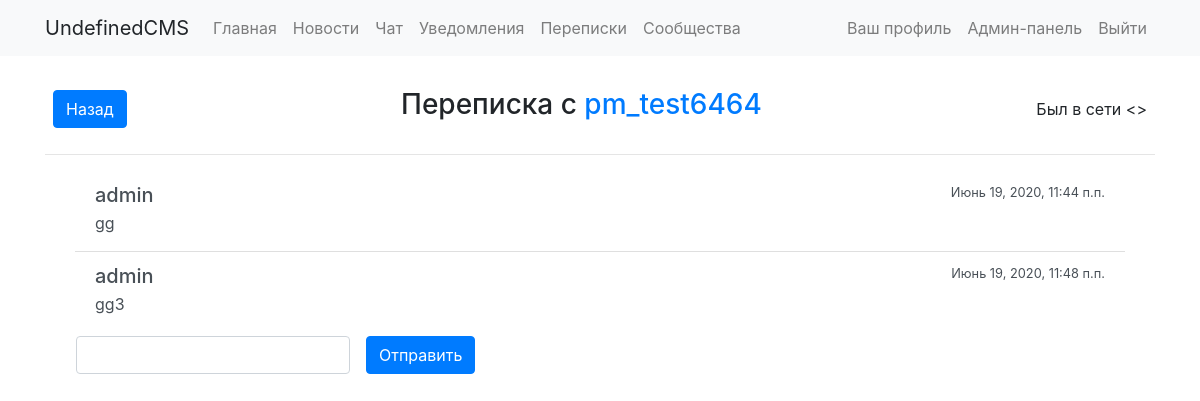
Page /conversations/user/24 (signed in) on the earlier database version.
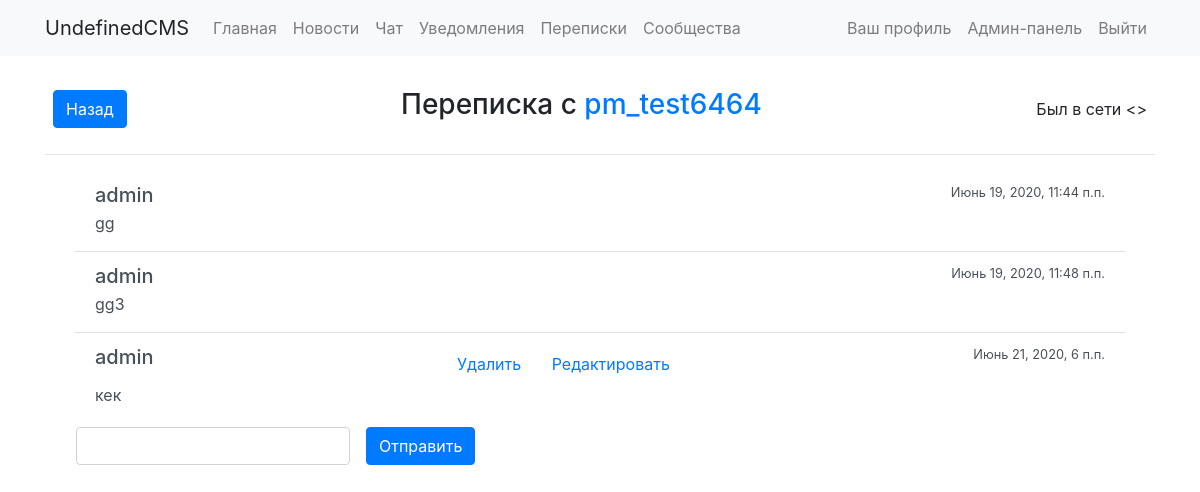
Same page on the later database version.
### personal_messages/models.py (models this page shows, shortened)
class ConversationMessage(models.Model):
    user = models.ForeignKey(User, on_delete=models.CASCADE)
    text = models.TextField()
    date_time = models.DateTimeField()
    def is_earlier_24(self):
        return self.date_time > (timezone.now() - datetime.timedelta(days=1))

### personal_messages/views.py (the view)
# urls.py: path('user/<int:user_id>', views.DialogPage.as_view(), name='conversation'),
class DialogPage(View):
    def get(self, request, user_id):
        context = dict()
        if request.user.is_authenticated:
            try:
                user_messaging_with = User.objects.get(pk=user_id)
                context['user_messaging_with'] = user_messaging_with
            except ObjectDoesNotExist:
                template = loader.get_template('personal_messages/user_not_found.html')
                return HttpResponse(template.render(context, request), status=404)
            if request.user.id == user_id:
                return HttpResponseRedirect('/conversations')
            current_conversation = None
            for conversation in request.user.conversationlist.conversations.all():
                if conversation.user1.id == user_messaging_with.id or conversation.user2.id == user_messaging_with.id:
                    current_conversation = conversation
            if current_conversation == None:
                context['messages'] = []
                context['conversation_id'] = 0
            else:
                if current_conversation.user1.id == request.user.id:
                    current_conversation.update_last_view_user1()
                else:
                    current_conversation.update_last_view_user2()
                context['messages'] = current_conversation.get_messages_sorted_by_date()
                context['conversation_id'] = current_conversation.pk
            context["is_viewer_blacklisted"] = False
            context["is_viewed_blacklisted"] = False
            if user_messaging_with.profile.blacklist.filter(pk=request.user.pk).exists():
                context["is_viewer_blacklisted"] = True
            elif request.user.profile.blacklist.filter(pk=user_messaging_with.pk).exists():
                context["is_viewed_blacklisted"] = True
            return render(request, 'personal_messages/base.html', context)
        else:
            return HttpResponseRedirect('/auth/login')

### personal_messages/models.py (called while the page is built)
    def update_last_view_user2(self):
        self.last_view_user2 = datetime.datetime.now()
        self.save()

    def get_messages_sorted_by_date(self):
        if len(self.messages.all()) != 0:
            return self.messages.all().order_by('date_time')
        else:
            return []

### personal_messages/templates/personal_messages/base.html (shortened to what this page needs)
{% extends "base_general.html" %}
{% load static %}
{% block title_header %}
<div class="d-flex justify-content-between align-items-center">
  <div class="d-inline-block">
   <div class="p-2">
      <a href="/conversations">
        <button class="btn btn-primary">Назад</button>
      </a>
    </div>
  </div>
  <div class="p-2">
    <h3>Переписка с <a href="/profile/{{user_messaging_with.username}}" id="username">{{user_messaging_with}}</a></h3>
  </div>
  <div class="p-2">
    Был в сети <>
  </div>
</div>
{% endblock %}
{% block content %}
<div class="container">
  <div id="msg-list-div" class="overflow-auto" style="max-height: 60vh !important;">
<div id="msg-list" class="list-group list-group-flush">
{% for message in messages %}
  <div class="list-group-item list-group-item-action flex-column align-items-start" id="{{message.id}}">
    <div class="d-flex w-100 justify-content-between">
      <h5 class="mb-1">{{message.user.username}}</h5>
      {% if request.user.id == message.user.id and message.is_earlier_24 %}
      <div>
        <small><button class="btn btn-link" onclick="delete_message({{message.id}})">Удалить</button></small>
        <small><button class="btn btn-link" onclick="edit_message({{message.id}})">Редактировать</button></small>
      </div>
      {% endif %}
      <small>{{message.date_time}}</small>
    </div>
    <p class="mb-1">{{message.text}}</p>
  </div>
{% endfor %}
</div>
  </div>
</div>
<div id="chat-form" class="form-inline affix-bottom mt-1 h-20">
  <div id="chat-bottom" class="form-group mx-3 mb-2">
    <input type="text" name="text" class="form-control" required="" id="id_text">
  </div>
  <div>
    {% if is_viewer_blacklisted %}
    <span>Вы находитесь в чёрном списке пользователя, отправка сообщений недоступна</span>
    {% elif is_viewed_blacklisted %}
    <span>Вы заблокировали этого пользователя, отправка сообщений недоступна</span>
    {% else %}
    <button type="button" class="btn btn-primary mb-2" id="send">Отправить</button>
    {% endif %}
  </div>
</div>
{% endblock %}

Differences in the rows shown:
added ConversationMessage: user.username "admin", date_time "Июнь 21, 2020, 6 п.п.", text "кек"
